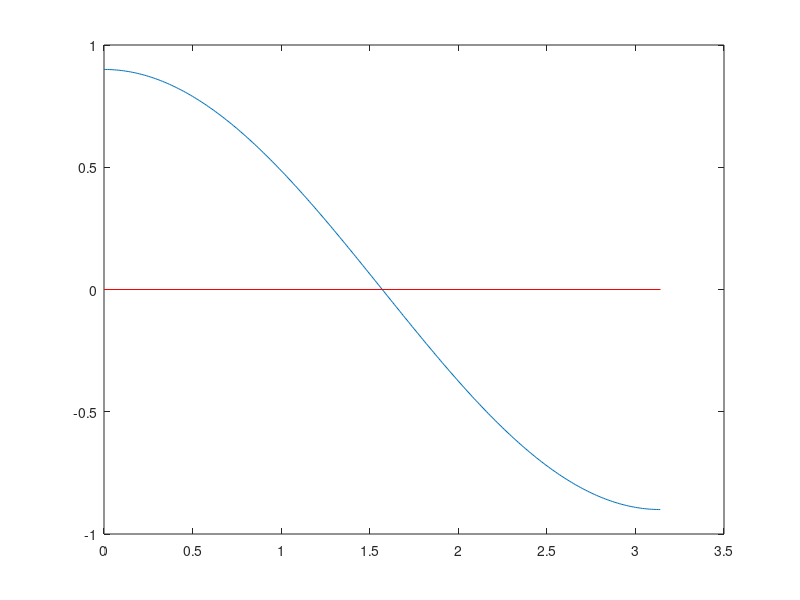
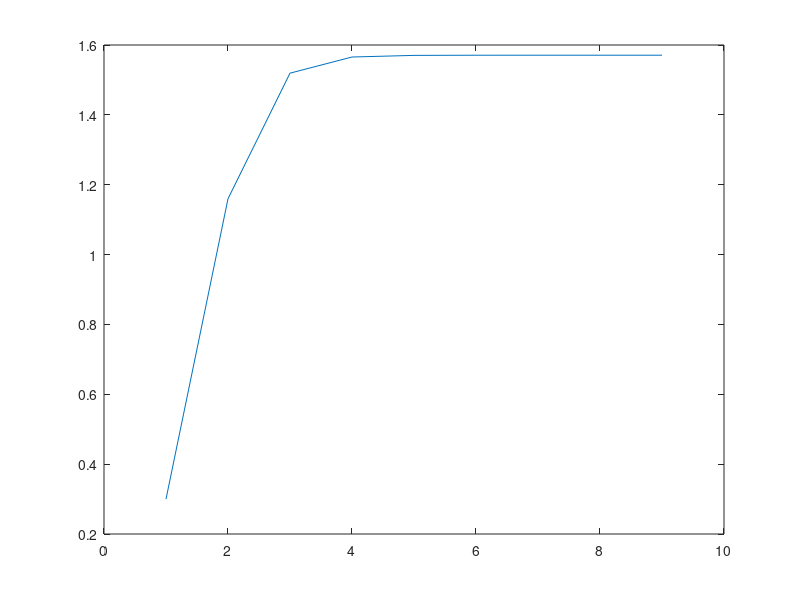

Recreate these plots in MATLAB, in order.
% sample code for the simple iterations

clear; 

% define the function
f = inline('0.9*cos(x)', 'x');

% plot the function
t = 0:0.01:pi;
yt = f(t);
figure(1);
plot(t,yt);
hold on;
plot([0 pi], [0 0], 'r');


%%% Simple iterations
x0 = 0.3;

x(1) = x0;
gx = f(x(1))+x(1);
i = 1;
while (abs(x(i) - gx) > 1e-6)
    gx = x(i);
    x(i+1) = f(x(i)) + x(i);
    i = i+1;
end
figure(2);
plot(x); 
